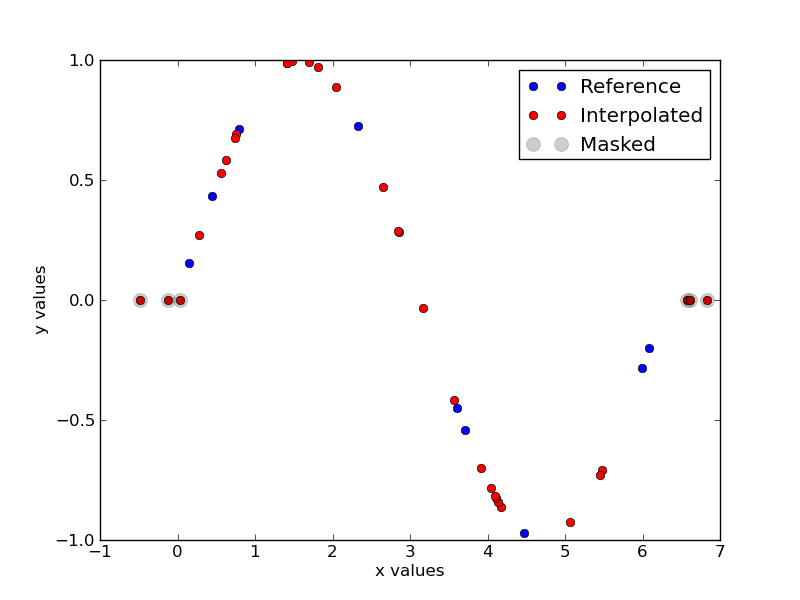

Recreate this plot in Python.
import ctypes 
import numpy as np
import matplotlib.pyplot as pl

from ctypes import c_double,c_long,c_int,POINTER

def _load_cubic_spline_interp_1d(dll_path,function_name):
    """
    This reads in the compiled interpolation library
    """
    dll = ctypes.CDLL(dll_path,mode=ctypes.RTLD_GLOBAL)
    func = dll.cubic_spline_interp_1d
    func.argtypes = [c_long,c_long,POINTER(c_double),
                     POINTER(c_double),POINTER(c_double),
                     POINTER(c_double),POINTER(c_int)]
    return func

cubic_interp=_load_cubic_spline_interp_1d('./_cubic_spline_interp_1d.so',
                                          'cubic_spline_interp_1d')

if __name__ == '__main__':
    """
    In the example below, note the 'float64' and
    'int32'...
    """
    x = np.random.rand(10).astype('float64') * 2. * np.pi
    y = np.sin(x).astype('float64')

    ind = np.argsort(x)
    x = x[ind]
    y = y[ind]
    x_p = x.ctypes.data_as(POINTER(c_double))
    y_p = y.ctypes.data_as(POINTER(c_double))

    Nnew = 30
    xnew = np.random.rand(Nnew).astype('float64')
    xnew *= 2.4 * np.pi
    xnew -= 0.2 * np.pi
    xnew_p = xnew.ctypes.data_as(POINTER(c_double))
    
    ynew  = np.zeros(xnew.shape[0])
    ynew_p = ynew.ctypes.data_as(POINTER(c_double))

    mask = np.zeros(Nnew).astype('int32')
    mask_p = mask.ctypes.data_as(POINTER(c_int))

    cubic_interp(x.shape[0],xnew.shape[0],x_p,y_p,xnew_p,ynew_p,mask_p)

    fig = pl.figure()
    pl.plot(x,y,'bo',label='Reference')
    pl.plot(xnew,ynew,'ro',label='Interpolated')
    ind = mask==1
    pl.plot(xnew[ind],ynew[ind],'ko',alpha=0.2,ms=10,label='Masked')
    pl.legend()
    pl.xlabel('x values')
    pl.ylabel('y values')
    fig.savefig('demo.png')
